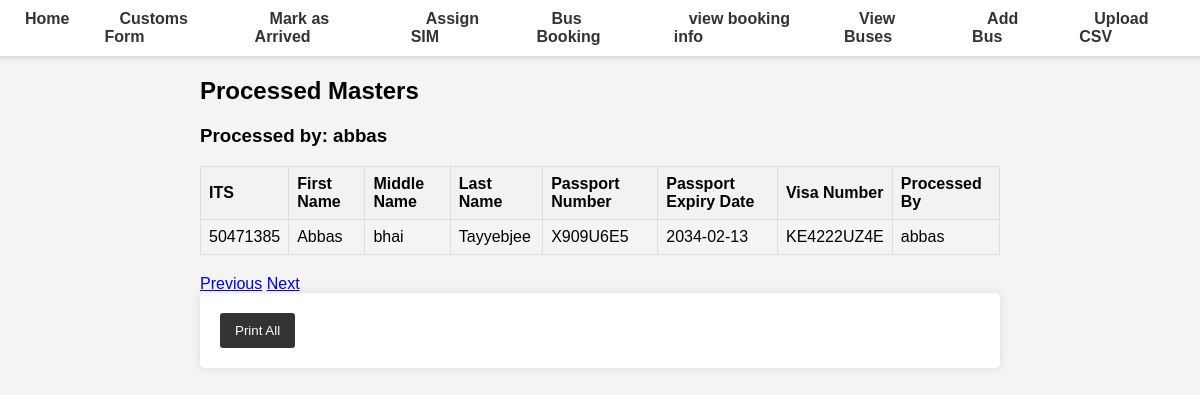
Page /processed-masters/?page=2 (signed in) on the committed database.
### database.py (models this page shows)
class User(Base):
    __tablename__ = "users"
    id = Column(Integer, primary_key=True, index=True)
    username = Column(String, unique=True, index=True)
    password = Column(String)
    designation = Column(String)

class ProcessedMaster(Base):
    __tablename__ = "processed_master"
    id = Column(Integer, primary_key=True, index=True)
    ITS = Column(Integer, ForeignKey('master.ITS'), unique=True, index=True)
    first_name = Column(String, index=True)
    middle_name = Column(String, index=True)
    last_name = Column(String, index=True)
    DOB = Column(Date)
    passport_No = Column(String, index=True)
    passport_Expiry = Column(Date, index=True)
    Visa_No = Column(String, index=True)
    Mode_of_Transport = Column(String, index=True)
    phone = Column(String, index=True)
    arrived = Column(Boolean, default=False)
    timestamp = Column(DateTime, default=func.now())
    processed_by = Column(String, ForeignKey('users.username'))

### main.py (the view)
@app.get("/processed-masters/", response_class=HTMLResponse)
async def get_processed_masters(
    request: Request,
    page: int = 1,
    db: Session = Depends(get_db),
    current_user: User = Depends(get_current_user)
):
    users = db.query(User).all()
    users = list(users)
    total_count = db.query(func.count(ProcessedMaster.ITS)).scalar()
    processed_masters = (
        db.query(ProcessedMaster)
        .offset((page - 1) * PAGE_SIZE)
        .limit(PAGE_SIZE)
        .all()
    )
    return templates.TemplateResponse(
        "processed_masters.html",
        {
            "request": request,
            "processed_masters": processed_masters,
            "page": page,
            "page_size": PAGE_SIZE,
            "total_count": total_count,
            "users": users,  # Pass the users list to the template
            "current_user": current_user  # Pass the current user to the template
        }
    )

### templates/processed_masters.html (shortened to what this page needs)
{% extends "base.html" %}
{% block content %}
<h2>Processed Masters</h2>
<h3>Processed by: {{ current_user.username }}</h3>
<table>
    <tr>
        <th>ITS</th>
        <th>First Name</th>
        <th>Middle Name</th>
        <th>Last Name</th>
        <th>Passport Number</th>
        <th>Passport Expiry Date</th>
        <th>Visa Number</th>
        <th>Processed By</th>
    </tr>
    {% for master in processed_masters %}
    {% if master.processed_by == current_user.username %}
    <tr>
        <td>{{ master.ITS }}</td>
        <td>{{ master.first_name }}</td>
        <td>{{ master.middle_name }}</td>
        <td>{{ master.last_name }}</td>
        <td>{{ master.passport_No }}</td>
        <td>{{ master.passport_Expiry }}</td>
        <td>{{ master.Visa_No }}</td>
        <td>{{ master.processed_by }}</td>
    </tr>
    {% endif %}
    {% endfor %}
</table>
<div>
    {% if page > 1 %}
    <a href="?page={{ page - 1 }}">Previous</a>
    {% endif %}
    {% if page * page_size < total_count %}
    <a href="?page={{ page + 1 }}">Next</a>
    {% endif %}
</div>
<form action="/print-processed-masters/" method="post">
    <button type="submit">Print All</button>
</form>
{% endblock %}

### static/styles.css (style rules this page uses)
body { font-family: Arial, sans-serif; margin: 0; padding: 0; background-color: #f4f4f4; }
form { background-color: #fff; padding: 20px; border-radius: 5px; box-shadow: 0 0 10px rgba(0, 0, 0, 0.1); }
form button { background-color: #333; color: #fff; padding: 10px 15px; border: none; border-radius: 3px; cursor: pointer; transition: background-color 0.3s; }
table { width: 100%; border-collapse: collapse; margin-bottom: 20px; }
table, th, td { border: 1px solid #ddd; }
th, td { padding: 8px; text-align: left; }
th { background-color: #f2f2f2; }

### rows in the picture
User: username "abbas"
ProcessedMaster: ITS "50471385", first_name "Abbas", middle_name "bhai", last_name "Tayyebjee", passport_No "X909U6E5", passport_Expiry "2034-02-13", Visa_No "KE4222UZ4E", processed_by "abbas"
